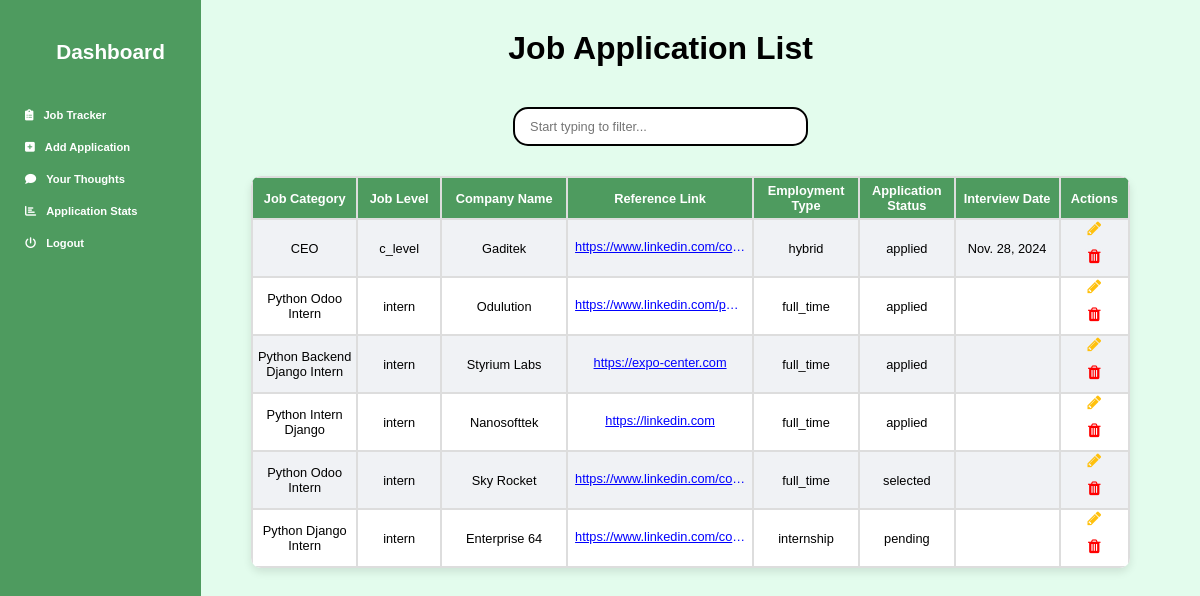
Page /jobs/ (signed in) on the earlier database version.
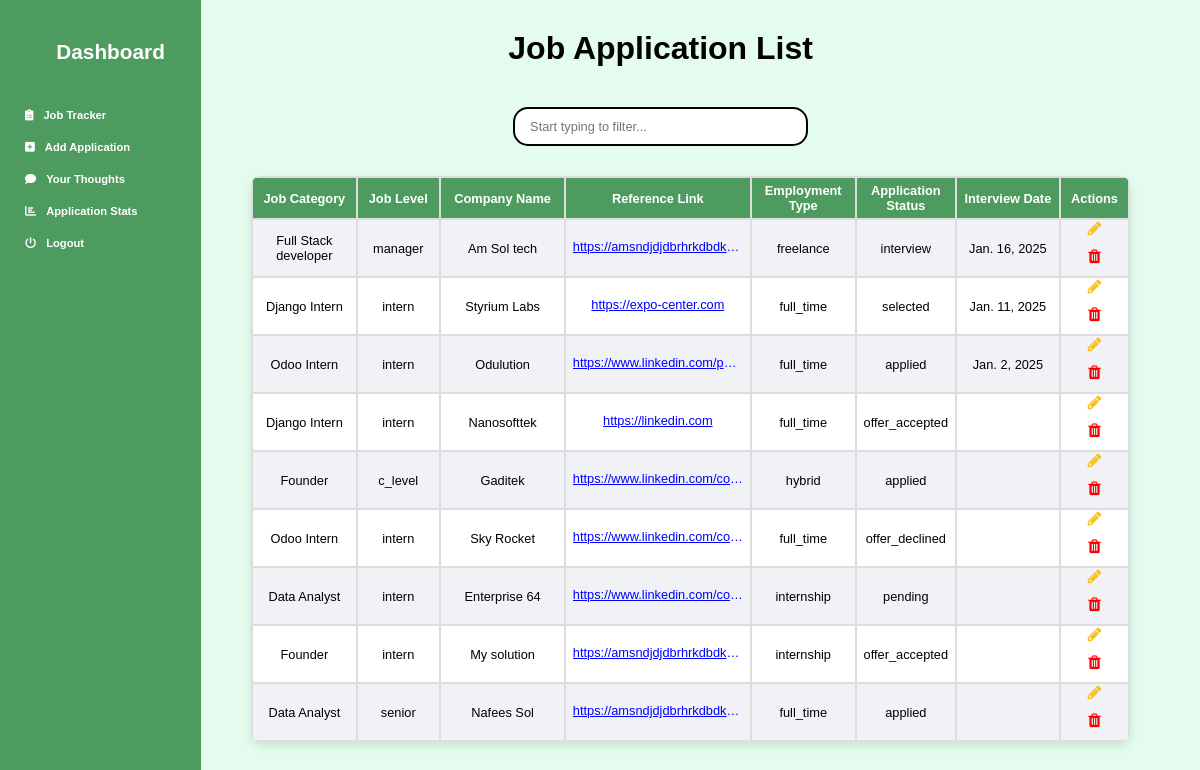
Same page on the later database version.
### tracker/models.py (models this page shows, shortened)
class Add_Job(models.Model):
    JOB_LEVEL_CHOICES = [
        ('intern', 'Intern'),
        ('junior', 'Junior'),
        ('mid', 'Mid-Level'),
        ('senior', 'Senior'),
        ('lead', 'Lead'),
        ('manager', 'Manager'),
        ('director', 'Director'),
        ('vp', 'Vice President'),
        ('c_level', 'C-Level'),
    ]
    EMPLOYMENT_TYPE_CHOICES = [
        ('full_time', 'Full-Time'),
        ('part_time', 'Part-Time'),
        ('contract', 'Contract'),
        ('temporary', 'Temporary'),
        ('internship', 'Internship'),
        ('freelance', 'Freelance'),
        ('remote', 'Remote'),
        ('hybrid', 'Hybrid'),
        ('apprenticeship', 'Apprenticeship'),
    ]
    APPLICATION_STATUS_CHOICES = [
        ('pending', 'Pending'),
        ('applied', 'Applied'),
        ('interview', 'Interview Scheduled'),
        ('selected', 'Selected'),
        ('rejected', 'Rejected'),
        ('offer_accepted', 'Offer Accepted'),
        ('offer_declined', 'Offer Declined'),
    ]
    user = models.ForeignKey(User, on_delete=models.CASCADE)
    job_category = models.CharField(max_length=100)
    job_level = models.CharField(max_length=100, choices=JOB_LEVEL_CHOICES)
    company_name = models.CharField(max_length=100)
    company_email = models.EmailField(max_length=150, null=True, blank=True)  # Company Email New Fielded Added
    reference_link = models.URLField(max_length=200)
    employment_type = models.CharField(max_length=100, choices=EMPLOYMENT_TYPE_CHOICES)
    application_status = models.CharField(max_length=20, choices=APPLICATION_STATUS_CHOICES, default='pending')  # Default status is pending
    interview_date = models.DateField(null=True, blank=True)  # Allows null values if no date is set

### tracker/views.py (the view)
# urls.py: path('jobs/', job_list, name='job_list'),
@login_required
def job_list(request):
    jobs = Add_Job.objects.filter(user=request.user).order_by("-interview_date")
    job_category = request.GET.get('job_category')
    if job_category:
        jobs = jobs.filter(job_category__icontains=job_category)  # Use 'icontains' for partial match
    all_emails_empty = not any(job.company_email for job in jobs)
    all_dates_empty = not any(job.interview_date for job in jobs)
    context = {
        'jobs': jobs,
        'all_emails_empty': all_emails_empty,  # Pass the flag to the template
        'all_dates_empty': all_dates_empty,
    }
    return render(request, 'job_list.html', context)

### templates/job_list.html (shortened to what this page needs)
{% extends 'base.html' %}
{% block content %}
<h1 style="text-decoration: none;">Job Application List</h1>
<div class="search-container">
    <form method="GET" action="/jobs/">
        <input name="job_category" id="search" type="search" placeholder="Start typing to filter..." autocomplete="off">
    </form>
</div>
        <table id="jobTable" style="margin-top: 0px !important; border-radius: 10px; margin-left: 30px;">
            {% if jobs|length == 0 %}
            <div class="no-jobs-message">
                <p>No application is added.</p>
            </div>
            {% else %}
            <tr>
                <th>Job Category</th>
                <th>Job Level</th>
                <th>Company Name</th>
                <th>Reference Link</th>
                <th>Employment Type</th>
                <th>Application Status</th>
                {% if not all_dates_empty %}
                    <th>Interview Date</th>
                {% endif %}
                <th>Actions</th>
            </tr>
            {% for job in jobs %}
            <tr>
                <td>{{ job.job_category }}</td>
                <td>{{ job.job_level }}</td>
                <td>{{ job.company_name }}</td>
                <td><a href="{{ job.reference_link }}" style="width: 170px; color: blue">{{ job.reference_link }}</a></td>
                <td>{{ job.employment_type }}</td>
                <td>{{ job.application_status }}</td>
                {% if not all_dates_empty %}
                <td>
                    {% if job.interview_date %}
                        {{ job.interview_date }}
                        {% endif %}
                    </td>
                {% endif %}
                    <td>
                    <a href="{% url 'job_update' job.id %}" title="Edit" class="btn" style="display:inline; color: #ffc00c; width: 20px !important; padding: 0px !important;">
                        <i class="fa fa-pencil"></i>
                    </a>
                    <form action="{% url 'job_delete' job.id %}" method="POST" style="display:inline;">
                        <button type="submit" title="Delete" class="btn btn-delete" style=" padding: 0px !important; color: red!important ; width: 20px !important; background-color: #fff;">
                            <i class="fa fa-trash"></i>
                        </button>
                    </form>
                </td>
            </tr>
            {% endfor %}
            {% endif %}
        </table>
    </div>
    {% endblock %}

### templates/base.html (shortened to what this page needs)
{% load static %}
<!DOCTYPE html>
<html lang="en">
<head>
    <link rel="stylesheet" href="https://cdnjs.cloudflare.com/ajax/libs/font-awesome/6.0.0-beta3/css/all.min.css">
    <link rel="stylesheet" href="https://cdnjs.cloudflare.com/ajax/libs/font-awesome/4.7.0/css/font-awesome.min.css">
</head>
<body>
    <div class="sidebar" id="sidebar" style="padding-left: 20px; margin-right: 15px !important; ">
        <h2>Dashboard</h2>
        <a href="{% url 'job_list' %}"> <i class="fas fa-clipboard-list" style="padding-right: 10px;"></i> Job Tracker</a>
        <a href="{% url 'job_create' %}"> <i class="fas fa-plus-square" style="padding-right: 10px;"></i> Add Application</a>
        <a href="{% url 'feedback' %}"> <i class="fas fa-comment" style="padding-right: 10px;"></i>Your Thoughts</a>
        <a href="{% url 'simple_analytics' %}"> <i class="fas fa-chart-bar" style="padding-right: 10px;"></i>Application Stats</a>
        <a href="{% url 'logout' %}"> <i class="fas fa-power-off" style="padding-right: 10px;"></i> Logout</a>
    </div>
    <div class="main-content">
        {% block content %}
        {% endblock %}
    </body>
    </html>

### templates/base.html (style rules this page uses)
body { margin: 0; background-color: #e3fced; font-family: 'Poppins', sans-serif; }
.sidebar { width: 11.325rem; min-width: 180px; height: 100vh; position: fixed; left: 0; z-index: 1; background-color: #4e9b5f ; font-weight: bold; }
.sidebar h2 { font-size: 1.3rem; color: white; text-align: center; margin-bottom: 40px; margin-top: 40px; }
.sidebar a { display: flex; align-items: center; color: #fff; padding: 5px; margin: 10px 0; text-decoration: none; border-radius: 5px; font-size: 0.7rem; }
.main-content { margin-left: calc(11.325rem + 20px); padding: 20px; margin-right: 80px!important; flex-grow: 1; }
h1 { text-align: center; color: #000000; margin-top: 0px; margin: 10px 10px 40px; text-decoration: none; }
.btn { border: none; border-radius: 5px; font-size: 0.8rem !important; cursor: pointer; display: inline; margin: 10px; }
table { margin-right: 10px; width: 100%; border-collapse: collapse; border-radius: 25px; overflow: hidden; box-shadow: 0 4px 8px rgba(0, 0, 0, 0.1); background-color: white; }
th, td { padding: 5px; text-align: center; border: 2px solid #ddd; font-size: 0.8rem; }
th { color: white; }
tr:nth-child(even) , td .btn-delete { background-color: #f0f2f5 !important; }
tr:nth-child(odd) td .btn-delete { background-color: #ffffff !important; }
td a { display: inline-block; word-wrap: break-word; white-space: nowrap; overflow: hidden; text-overflow: ellipsis; color: #ffcc00; }
.btn { border: none; border-radius: 5px; font-size: 1rem !important; cursor: pointer; display: inline; margin: 10px; }
th, td { padding: 10px; text-align: center; border: 2px solid #ddd; }
td { padding: 0px !important; }
th { padding: 5px !important; background-color: #4e9b5f; color: white; }
td a { display: inline-block; word-wrap: break-word; white-space: nowrap; overflow: hidden; text-overflow: ellipsis; color: #00a6ed; }
td { padding: 0; margin: 0; height: auto; max-height: 10px !important; }
table th:nth-child(1), table td:nth-child(1) { width: 10%; }
table th:nth-child(2), table td:nth-child(2) { width: 8%; }
table th:nth-child(3), table td:nth-child(3) { width: 12%; }
table th:nth-child(4), table td:nth-child(4) { width: 8%; }
table th:nth-child(5), table td:nth-child(5) { width: 10%; }
table th:nth-child(6), table td:nth-child(6) { width: 8%; }
table th:nth-child(7), table td:nth-child(7) { width: 10%; }
table th:nth-child(8), table td:nth-child(8) { width: 6%; }
.search-container { position: relative; display: inline-block; text-align: center; width: 100%; }
form { display: flex; justify-content: center; align-items: center; }
input[type="search"] { width: 80%; max-width: 200px; padding: 10px 45px 10px 15px; font-size: 0.8em; border: 2px solid ; border-radius: 15px; transition: border-color 0.3s ease; outline: none; min-width: 295px; margin-left: 0px; margin-right: 0px; }
.search-container { margin-bottom: 20px; }
@media (min-width: 768px) { .search-container { margin-bottom: 30px; } }

Differences in the rows shown:
added Add_Job: job_category "Full Stack developer", job_level "manager", company_name "Am Sol tech", reference_link "https://amsndjdjdbrhrkdbdk…", employment_type "freelance", application_status "interview", interview_date "Jan. 16, 2025"
changed Add_Job "Styrium Labs": job_category "Python Backend Django Intern" → "Django Intern"; application_status "applied" → "selected"; interview_date (not shown) → "Jan. 11, 2025"; moves up the list
changed Add_Job "Odulution": job_category "Python Odoo Intern" → "Odoo Intern"; interview_date (not shown) → "Jan. 2, 2025"; moves down the list
changed Add_Job "Nanosofttek": job_category "Python Intern Django" → "Django Intern"; application_status "applied" → "offer_accepted"; moves up the list
changed Add_Job "c_level": job_category "CEO" → "Founder"; interview_date "Nov. 28, 2024" → (not shown)
changed Add_Job "Sky Rocket": job_category "Python Odoo Intern" → "Odoo Intern"; application_status "selected" → "offer_declined"
changed Add_Job "Enterprise 64": job_category "Python Django Intern" → "Data Analyst"
added Add_Job: job_category "Founder", job_level "intern", company_name "My solution", reference_link "https://amsndjdjdbrhrkdbdk…", employment_type "internship", application_status "offer_accepted"
added Add_Job: job_category "Data Analyst", job_level "senior", company_name "Nafees Sol", reference_link "https://amsndjdjdbrhrkdbdk…", employment_type "full_time", application_status "applied"
